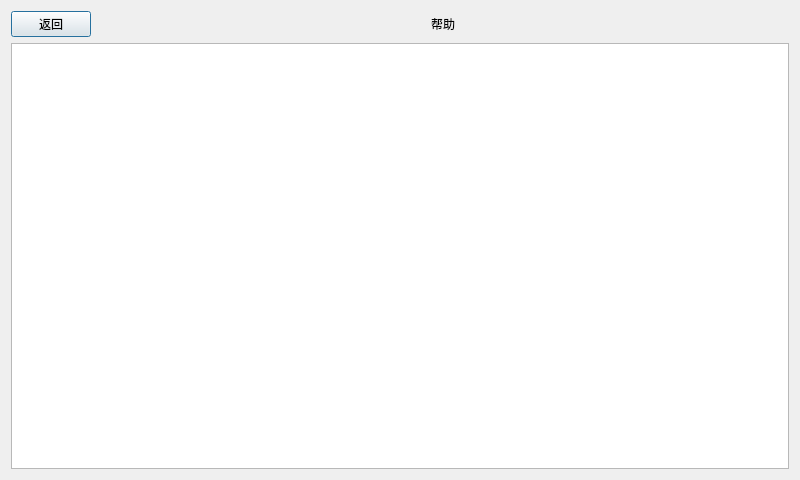
<?xml version="1.0" encoding="UTF-8"?>
<ui version="4.0">
 <class>Help</class>
 <widget class="QDialog" name="Help">
  <property name="geometry">
   <rect>
    <x>0</x>
    <y>0</y>
    <width>800</width>
    <height>480</height>
   </rect>
  </property>
  <property name="minimumSize">
   <size>
    <width>800</width>
    <height>480</height>
   </size>
  </property>
  <property name="maximumSize">
   <size>
    <width>800</width>
    <height>480</height>
   </size>
  </property>
  <property name="windowTitle">
   <string>帮助</string>
  </property>
  <layout class="QGridLayout" name="gridLayout">
   <item row="0" column="0">
    <layout class="QHBoxLayout" name="horizontalLayout">
     <item>
      <widget class="QPushButton" name="retBtn">
       <property name="text">
        <string>返回</string>
       </property>
      </widget>
     </item>
     <item>
      <spacer name="horizontalSpacer">
       <property name="orientation">
        <enum>Qt::Horizontal</enum>
       </property>
       <property name="sizeHint" stdset="0">
        <size>
         <width>78</width>
         <height>20</height>
        </size>
       </property>
      </spacer>
     </item>
     <item>
      <widget class="QLabel" name="label">
       <property name="text">
        <string>帮助</string>
       </property>
      </widget>
     </item>
     <item>
      <spacer name="horizontalSpacer_2">
       <property name="orientation">
        <enum>Qt::Horizontal</enum>
       </property>
       <property name="sizeHint" stdset="0">
        <size>
         <width>40</width>
         <height>20</height>
        </size>
       </property>
      </spacer>
     </item>
    </layout>
   </item>
   <item row="1" column="0">
    <widget class="QTextBrowser" name="textHelp"/>
   </item>
  </layout>
 </widget>
 <resources/>
 <connections/>
</ui>
